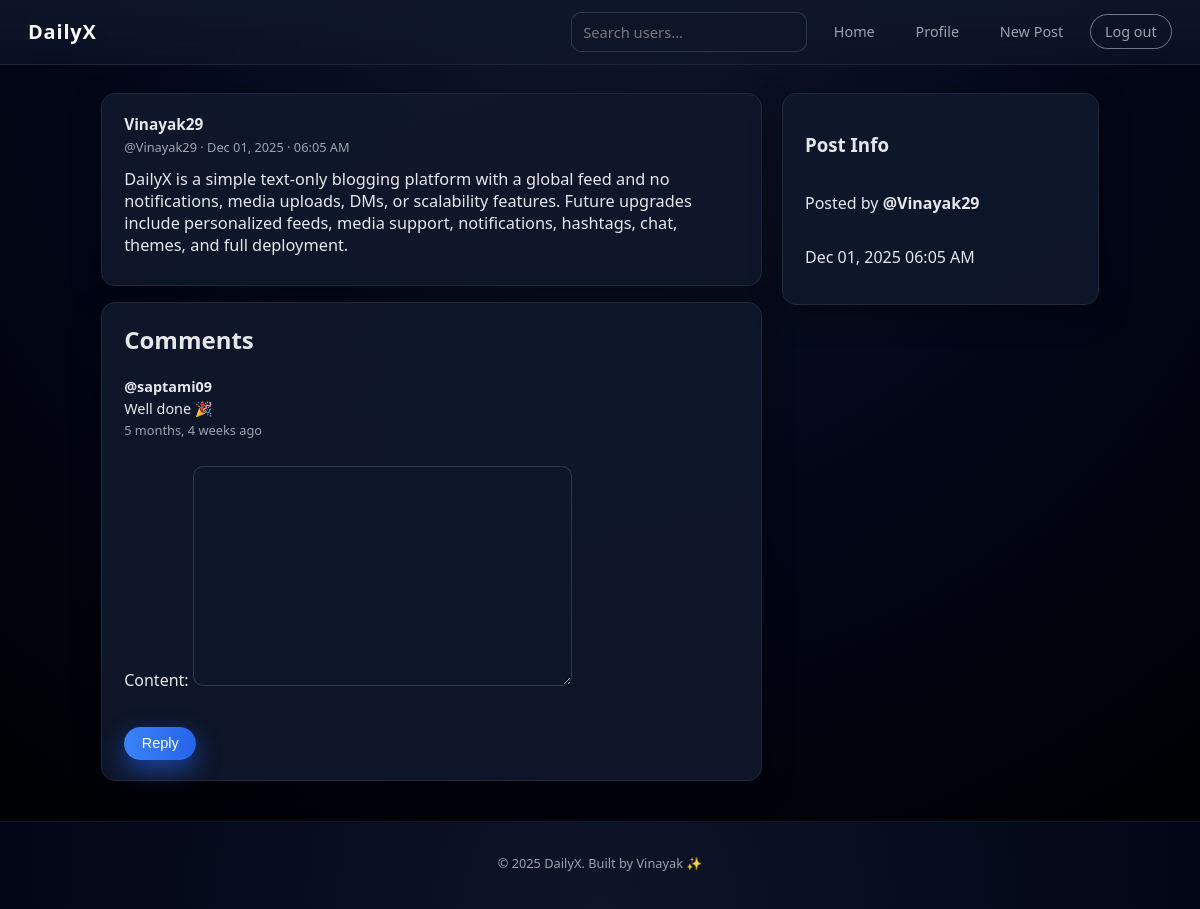
The app's page /posts/1/ (signed in) with its own data.
### posts/models.py (models this page shows, shortened)
class Post(models.Model):
    user = models.ForeignKey(User, on_delete=models.CASCADE, related_name='posts')
    content = models.TextField(max_length=280)
    created_at = models.DateTimeField(auto_now_add=True)

class Comment(models.Model):
    post = models.ForeignKey(Post, on_delete=models.CASCADE, related_name='comments')
    user = models.ForeignKey(User, on_delete=models.CASCADE)
    content = models.TextField(max_length=200)
    created_at = models.DateTimeField(auto_now_add=True)

### posts/views.py (the view)
# urls.py: path('posts/<int:pk>/', views.post_detail_view, name='post_detail'),
@login_required
def post_detail_view(request, pk):
    post = get_object_or_404(Post, pk=pk)
    comments = post.comments.select_related('user').order_by('created_at')
    if request.method == 'POST':
        cform = CommentForm(request.POST)
        if cform.is_valid():
            comment = cform.save(commit=False)
            comment.post = post
            comment.user = request.user
            comment.save()
            return redirect('post_detail', pk=pk)
    else:
        cform = CommentForm()
    context = {
        'post': post,
        'comments': comments,
        'comment_form': cform,
    }
    return render(request, 'post.html', context)

### posts/forms.py
class CommentForm(forms.ModelForm):
    class Meta:
        model = Comment
        fields = ('content',)

### templates/post.html (shortened to what this page needs)
{% extends "base.html" %}
{% block content %}
<main class="layout">
  <section class="main-column">
    <article class="card post post-detail">
      <header class="post-header">
        <div>
          <h3 class="post-user">{{ post.user.username }}</h3>
          <span class="post-meta">
            @{{ post.user.username }} · {{ post.created_at|date:"M d, Y · h:i A" }}
          </span>
        </div>
      </header>
      <p class="post-content large">{{ post.content }}</p>
    </article>
    <section class="card comments-section">
      <h2>Comments</h2>
      {% for comment in comments %}
      <article class="comment">
        <h4 class="comment-user">@{{ comment.user.username }}</h4>
        <p class="comment-text">{{ comment.content }}</p>
        <span class="comment-meta">{{ comment.created_at|timesince }} ago</span>
      </article>
      {% empty %}
      <p>No comments yet.</p>
      {% endfor %}
      <form class="form comment-form" method="post">
        {{ comment_form.as_p }}
        <div class="post-actions">
          <button type="submit" class="btn primary">Reply</button>
        </div>
      </form>
    </section>
  </section>
  <aside class="side-column">
    <section class="card">
      <h3>Post Info</h3>
      <p>Posted by <strong>@{{ post.user.username }}</strong></p>
      <p>{{ post.created_at|date:"M d, Y h:i A" }}</p>
    </section>
  </aside>
</main>
{% endblock %}

### templates/base.html (shortened to what this page needs)
{% load static %}
<!DOCTYPE html>
<html lang="en">
<head>
  <link rel="stylesheet" href="{% static 'css/style.css' %}" />
</head>
<body>
  <header class="top-nav">
    <div class="nav-brand">
      <a href="{% url 'landing' %}">DailyX</a>
    </div>
    <nav class="nav-links">
      <form action="{% url 'search_users' %}" method="GET" class="search-form">
        <input type="text" name="q" placeholder="Search users..." class="search-input">
      </form>
      {% if user.is_authenticated %}
        <a href="{% url 'feed' %}" class="nav-link">Home</a>
        <a href="{% url 'profile' %}" class="nav-link">Profile</a>
        <a href="{% url 'create_post' %}" class="nav-link">New Post</a>
        <a href="{% url 'logout' %}" class="nav-link nav-secondary">Log out</a>
      {% else %}
        <a href="{% url 'login' %}" class="nav-link nav-secondary">Log in</a>
        <a href="{% url 'signup' %}" class="nav-link nav-primary">Sign up</a>
      {% endif %}
    </nav>
  </header>
  <main>
    {% block content %}
    {% endblock %}
  </main>
  <footer class="footer">
    <p>© 2025 DailyX. Built by Vinayak ✨</p>
  </footer>
</body>
</html>

### static/css/style.css (style rules this page uses)
:root { --bg: #060814; --card-bg: #111827; --card-bg-alt: #020617; --accent: #3b82f6; --accent-soft: rgba(59, 130, 246, 0.15); --accent-strong: #2563eb; --text: #e5e7eb; --text-muted: #9ca3af; --border: #1f2937; --danger: #ef4444; --radius-lg: 14px; --radius-full: 999px; --shadow-soft: 0 18px 40px rgba(15, 23, 42, 0.7); --shadow-card: 0 10px 30px rgba(0, 0, 0, 0.35); --font-main: system-ui, -apple-system, BlinkMacSystemFont, "Segoe UI", sans-serif; }
*, *::before, *::after { box-sizing: border-box; }
html, body { margin: 0; padding: 0; }
body { font-family: var(--font-main); background: radial-gradient(circle at top, #0f172a 0, #020617 50%, #000 100%); color: var(--text); min-height: 100vh; display: flex; flex-direction: column; }
.top-nav { position: sticky; top: 0; z-index: 20; display: flex; align-items: center; justify-content: space-between; padding: 0.75rem 1.75rem; backdrop-filter: blur(18px); background: linear-gradient(to bottom, rgba(15, 23, 42, 0.9), rgba(15, 23, 42, 0.6)); border-bottom: 1px solid rgba(31, 41, 55, 0.9); }
.nav-brand a { font-size: 1.25rem; font-weight: 700; text-decoration: none; color: #f9fafb; letter-spacing: 0.04em; }
.nav-links { display: flex; align-items: center; gap: 0.75rem; }
.nav-link { text-decoration: none; color: var(--text-muted); font-size: 0.9rem; padding: 0.45rem 0.9rem; border-radius: var(--radius-full); transition: color 0.15s, background-color 0.15s, transform 0.1s; }
.nav-link.nav-secondary { border: 1px solid rgba(156, 163, 175, 0.7); }
main { flex: 1; }
.card { background: linear-gradient(to bottom right, rgba(15, 23, 42, 0.96), rgba(15, 23, 42, 0.9)); border-radius: var(--radius-lg); border: 1px solid var(--border); box-shadow: var(--shadow-card); padding: 1.25rem 1.4rem; display: flex; flex-direction: column; }
.btn { display: inline-flex; align-items: center; justify-content: center; padding: 0.55rem 1.1rem; border-radius: var(--radius-full); border: none; font-size: 0.9rem; cursor: pointer; text-decoration: none; transition: transform 0.08s ease, box-shadow 0.15s ease, background-color 0.15s; }
.btn.primary { background: linear-gradient(to right, var(--accent), var(--accent-strong)); color: white; box-shadow: 0 10px 25px rgba(37, 99, 235, 0.6); }
.form { display: flex; flex-direction: column; gap: 0.85rem; }
input, textarea { background-color: rgba(15, 23, 42, 0.95); border-radius: 10px; border: 1px solid rgba(55, 65, 81, 0.8); padding: 0.55rem 0.7rem; color: var(--text); font-family: inherit; resize: vertical; outline: none; font-size: 0.92rem; }
.layout { display: grid; grid-template-columns: minmax(0, 2.5fr) minmax(260px, 1.2fr); gap: 1.2rem; max-width: 1040px; margin: 1.75rem auto 2.5rem; padding: 0 1.3rem; }
.main-column { display: flex; flex-direction: column; gap: 1rem; }
.side-column { display: flex; flex-direction: column; gap: 1rem; }
.post-header { display: flex; justify-content: space-between; align-items: center; margin-bottom: 0.3rem; }
.post-user { margin: 0; font-size: 0.96rem; }
.post-meta { font-size: 0.8rem; color: var(--text-muted); }
.post-content { margin: 0.4rem 0 0.6rem; font-size: 0.95rem; }
.post-content.large { font-size: 1.02rem; }
.post-actions { display: flex; justify-content: space-between; align-items: center; margin-top: 0.4rem; }
.comments-section h2 { margin-top: 0; margin-bottom: 0.7rem; }
.comment { padding: 0.6rem 0; border-top: 1px solid rgba(31, 41, 55, 0.9); }
.comment:first-of-type { border-top: none; }
.comment-user { margin: 0 0 0.2rem; font-size: 0.9rem; }
.comment-text { margin: 0; font-size: 0.9rem; }
.comment-meta { font-size: 0.8rem; color: var(--text-muted); }
.footer { padding: 1.2rem 1.5rem 1.5rem; text-align: center; font-size: 0.8rem; color: var(--text-muted); border-top: 1px solid rgba(15, 23, 42, 0.9); background: radial-gradient(circle at bottom, rgba(15, 23, 42, 0.9), #020617); }

### records on screen
Post: user.username "Vinayak29", created_at "Dec 01, 2025 · 06:05 AM", content "DailyX is a simple text-only blogging platform with a global feed and no notifications, media uploads, DMs, or scalability features. Future upgrades include personalized feeds, media support, notifications, hashtags, chat, themes, and full deployment.", created_at "Dec 01, 2025 06:05 AM"
Comment: user.username "saptami09", content "Well done 🎉", created_at "5 months, 4 weeks"
